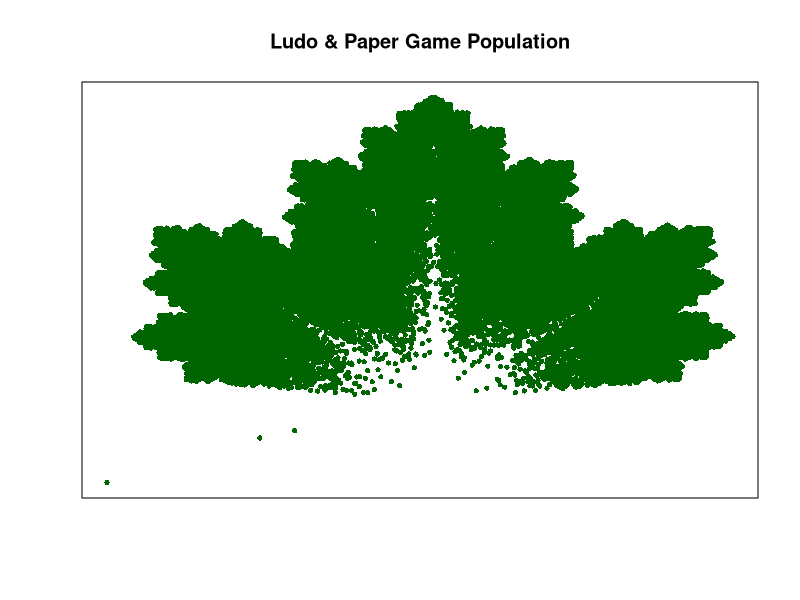

The R script that drew this image:
## ---- chunk 1
play=function(n)
{
  X.old=0
  Y.old=0
  
  X.all=NULL
  Y.all=NULL
  
  for(i in 1:n)
  {
    sam=sample(1:4,1,replace=T)
    
    if(sam==1) 
    {
      X.new=0.8*X.old+0.1
      Y.new=0.8*Y.old+0.04
    }    
    else if(sam==2)
    {
      X.new=0.5*X.old+0.25
      Y.new=0.5*Y.old+0.4
    }
    
    else if(sam==3)
    {
      X.new=0.355*X.old-0.355*Y.old+0.266
      Y.new=0.355*X.old+0.355*Y.old+0.078
    }
    
    else
    {
      X.new=0.355*X.old+0.355*Y.old+0.378
      Y.new=-0.355*X.old+0.355*Y.old+0.434
    }
    
    X.all[i]=X.new
    Y.all[i]=Y.new
    X.old=X.new
    Y.old=Y.new
  }
  
  plot(X.all,Y.all,
              pch=16,
              col="darkgreen",
              cex=.7,
              axes=F,
              xlab="",
              ylab="",
       main="Ludo & Paper Game Population")
  box()
}

Ans=play(100000) #--- Playing this game 10000 times
